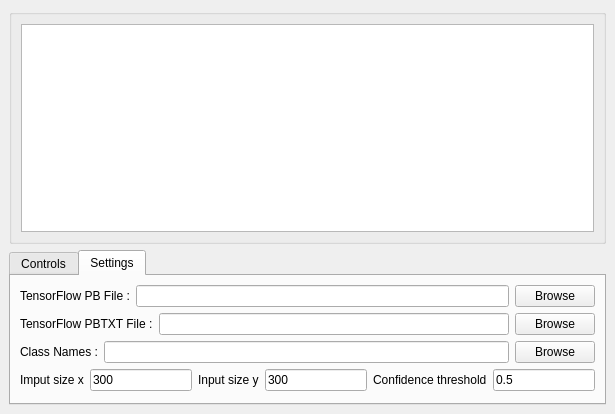
<?xml version="1.0" encoding="UTF-8"?>
<ui version="4.0">
 <class>MainWindow</class>
 <widget class="QMainWindow" name="MainWindow">
  <property name="geometry">
   <rect>
    <x>0</x>
    <y>0</y>
    <width>615</width>
    <height>414</height>
   </rect>
  </property>
  <property name="windowTitle">
   <string>MainWindow</string>
  </property>
  <widget class="QWidget" name="centralwidget">
   <layout class="QGridLayout" name="gridLayout">
    <item row="1" column="0">
     <widget class="QTabWidget" name="tabs">
      <property name="sizePolicy">
       <sizepolicy hsizetype="Expanding" vsizetype="Preferred">
        <horstretch>0</horstretch>
        <verstretch>0</verstretch>
       </sizepolicy>
      </property>
      <property name="currentIndex">
       <number>1</number>
      </property>
      <widget class="QWidget" name="controlsTab">
       <attribute name="title">
        <string>Controls</string>
       </attribute>
       <layout class="QGridLayout" name="gridLayout_3">
        <item row="1" column="0">
         <layout class="QHBoxLayout" name="horizontalLayout_2">
          <item>
           <widget class="QRadioButton" name="videoRadio">
            <property name="text">
             <string>Video</string>
            </property>
           </widget>
          </item>
          <item>
           <widget class="QLineEdit" name="videoEdit"/>
          </item>
          <item>
           <widget class="QPushButton" name="browseVideoBtn">
            <property name="text">
             <string>Browse</string>
            </property>
           </widget>
          </item>
         </layout>
        </item>
        <item row="3" column="0">
         <layout class="QHBoxLayout" name="horizontalLayout_4">
          <item>
           <spacer name="horizontalSpacer_3">
            <property name="orientation">
             <enum>Qt::Horizontal</enum>
            </property>
            <property name="sizeHint" stdset="0">
             <size>
              <width>40</width>
              <height>20</height>
             </size>
            </property>
           </spacer>
          </item>
          <item>
           <widget class="QPushButton" name="loadBtn">
            <property name="text">
             <string>Load model</string>
            </property>
           </widget>
          </item>
          <item>
           <widget class="QPushButton" name="startBtn">
            <property name="text">
             <string>Start</string>
            </property>
           </widget>
          </item>
          <item>
           <spacer name="horizontalSpacer_2">
            <property name="orientation">
             <enum>Qt::Horizontal</enum>
            </property>
            <property name="sizeHint" stdset="0">
             <size>
              <width>40</width>
              <height>20</height>
             </size>
            </property>
           </spacer>
          </item>
         </layout>
        </item>
        <item row="0" column="0">
         <layout class="QHBoxLayout" name="horizontalLayout">
          <item>
           <widget class="QRadioButton" name="cameraRadio">
            <property name="text">
             <string>Camera</string>
            </property>
            <property name="checked">
             <bool>true</bool>
            </property>
           </widget>
          </item>
          <item>
           <widget class="QSpinBox" name="cameraSpin"/>
          </item>
          <item>
           <widget class="QLabel" name="label_4">
            <property name="text">
             <string>Camera Id in case of multile cameras.</string>
            </property>
           </widget>
          </item>
          <item>
           <spacer name="horizontalSpacer">
            <property name="orientation">
             <enum>Qt::Horizontal</enum>
            </property>
            <property name="sizeHint" stdset="0">
             <size>
              <width>40</width>
              <height>20</height>
             </size>
            </property>
           </spacer>
          </item>
         </layout>
        </item>
        <item row="2" column="0">
         <layout class="QHBoxLayout" name="horizontalLayout_7">
          <item>
           <widget class="QRadioButton" name="imageRadio">
            <property name="text">
             <string>Image</string>
            </property>
           </widget>
          </item>
          <item>
           <widget class="QLineEdit" name="imageEdit"/>
          </item>
          <item>
           <widget class="QPushButton" name="browseImageBtn">
            <property name="text">
             <string>Browse</string>
            </property>
           </widget>
          </item>
         </layout>
        </item>
       </layout>
      </widget>
      <widget class="QWidget" name="settingsTab">
       <attribute name="title">
        <string>Settings</string>
       </attribute>
       <layout class="QGridLayout" name="gridLayout_4">
        <item row="0" column="0">
         <layout class="QHBoxLayout" name="horizontalLayout_3">
          <item>
           <widget class="QLabel" name="label">
            <property name="text">
             <string>TensorFlow PB File :</string>
            </property>
           </widget>
          </item>
          <item>
           <widget class="QLineEdit" name="pbFileEdit">
            <property name="text">
             <string/>
            </property>
           </widget>
          </item>
          <item>
           <widget class="QPushButton" name="pbBrowseBtn">
            <property name="text">
             <string>Browse</string>
            </property>
           </widget>
          </item>
         </layout>
        </item>
        <item row="2" column="0">
         <layout class="QHBoxLayout" name="horizontalLayout_6">
          <item>
           <widget class="QLabel" name="label_3">
            <property name="text">
             <string>Class Names :</string>
            </property>
           </widget>
          </item>
          <item>
           <widget class="QLineEdit" name="classesFileEdit">
            <property name="text">
             <string/>
            </property>
           </widget>
          </item>
          <item>
           <widget class="QPushButton" name="classesBrowseBtn">
            <property name="text">
             <string>Browse</string>
            </property>
           </widget>
          </item>
         </layout>
        </item>
        <item row="1" column="0">
         <layout class="QHBoxLayout" name="horizontalLayout_5">
          <item>
           <widget class="QLabel" name="label_2">
            <property name="text">
             <string>TensorFlow PBTXT File :</string>
            </property>
           </widget>
          </item>
          <item>
           <widget class="QLineEdit" name="pbtxtFileEdit">
            <property name="text">
             <string/>
            </property>
           </widget>
          </item>
          <item>
           <widget class="QPushButton" name="pbtxtBrowseBtn">
            <property name="text">
             <string>Browse</string>
            </property>
           </widget>
          </item>
         </layout>
        </item>
        <item row="3" column="0">
         <layout class="QHBoxLayout" name="horizontalLayout_8">
          <item>
           <widget class="QLabel" name="label_5">
            <property name="text">
             <string>Imput size x</string>
            </property>
           </widget>
          </item>
          <item>
           <widget class="QLineEdit" name="lineSx">
            <property name="text">
             <string>300</string>
            </property>
            <property name="placeholderText">
             <string>300</string>
            </property>
           </widget>
          </item>
          <item>
           <widget class="QLabel" name="label_6">
            <property name="text">
             <string>Input size y</string>
            </property>
           </widget>
          </item>
          <item>
           <widget class="QLineEdit" name="lineSy">
            <property name="text">
             <string>300</string>
            </property>
            <property name="placeholderText">
             <string>300</string>
            </property>
           </widget>
          </item>
          <item>
           <widget class="QLabel" name="label_7">
            <property name="text">
             <string>Confidence threshold</string>
            </property>
           </widget>
          </item>
          <item>
           <widget class="QLineEdit" name="lineConfidence">
            <property name="text">
             <string>0.5</string>
            </property>
            <property name="placeholderText">
             <string>0.5</string>
            </property>
           </widget>
          </item>
         </layout>
        </item>
       </layout>
      </widget>
     </widget>
    </item>
    <item row="0" column="0">
     <widget class="QGroupBox" name="groupBox">
      <property name="title">
       <string/>
      </property>
      <layout class="QGridLayout" name="gridLayout_2">
       <item row="1" column="0">
        <widget class="QGraphicsView" name="videoView"/>
       </item>
      </layout>
     </widget>
    </item>
   </layout>
  </widget>
 </widget>
 <resources/>
 <connections/>
</ui>
